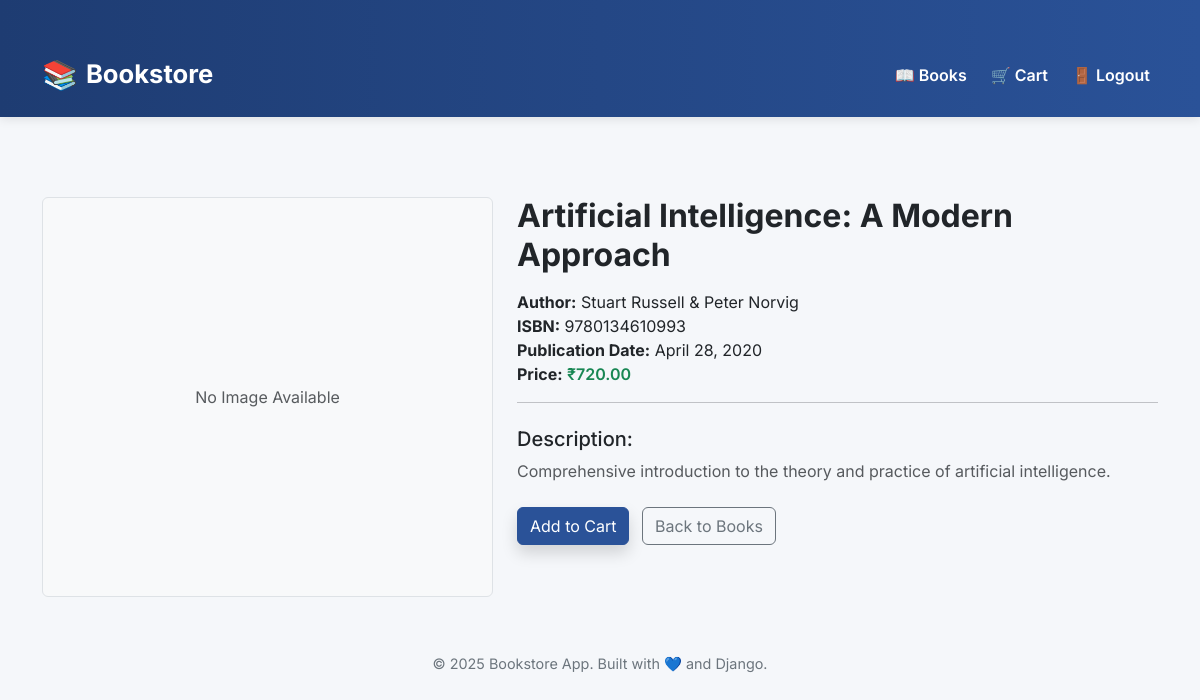
Screenshot of /books/26/ (signed in) with the database file from the repository.
### books/models.py (models this page shows, shortened)
class Book(models.Model):
    title = models.CharField(max_length=200)
    author = models.CharField(max_length=200)
    description = models.TextField()
    price = models.DecimalField(max_digits=10, decimal_places=2)
    cover_image = models.ImageField(upload_to='book_covers/', blank=True, null=True)
    publication_date = models.DateField()
    isbn = models.CharField(max_length=13, unique=True)

### books/views.py (the view)
# urls.py: path('books/<int:book_id>/', book_views.book_detail, name='book_detail'),
@login_required
def book_detail(request, book_id):
    book = get_object_or_404(Book, id=book_id)
    return render(request, 'books/book_detail.html', {'book': book})

### templates/books/book_detail.html (shortened to what this page needs)
{% extends 'base.html' %}
{% block content %}
<div class="row mt-5">
    <div class="col-md-5">
        {% if book.cover_image %}
            <img src="{{ book.cover_image.url }}" alt="{{ book.title }}" class="img-fluid rounded shadow-sm border">
        {% else %}
            <div class="d-flex align-items-center justify-content-center bg-light border rounded" style="height: 400px;">
                <span class="text-muted">No Image Available</span>
            </div>
        {% endif %}
    </div>
    <div class="col-md-7">
        <h2 class="mb-3 fw-bold">{{ book.title }}</h2>
        <ul class="list-unstyled">
            <li><strong>Author:</strong> {{ book.author }}</li>
            <li><strong>ISBN:</strong> {{ book.isbn }}</li>
            <li><strong>Publication Date:</strong> {{ book.publication_date }}</li>
            <li><strong>Price:</strong> <span class="text-success fw-semibold">₹{{ book.price }}</span></li>
        </ul>
        <hr>
        <h5 class="mt-4">Description:</h5>
        <p class="text-muted">{{ book.description }}</p>
        <div class="mt-4">
            <a href="{% url 'add_to_cart' book.id %}" class="btn btn-primary me-2 shadow">Add to Cart</a>
            <a href="{% url 'book_list' %}" class="btn btn-outline-secondary">Back to Books</a>
        </div>
    </div>
</div>
{% endblock %}

### templates/base.html (style rules this page uses)
body { font-family: 'Inter', sans-serif; background: #f5f7fa; margin: 0; padding: 0; }
.btn-primary { background-color: #2a5298; border-color: #2a5298; }

### rows the page displays
Book: title "Artificial Intelligence: A Modern Approach", author "Stuart Russell & Peter Norvig", isbn "9780134610993", publication_date "April 28, 2020", price "720.00", description "Comprehensive introduction to the theory and practice of artificial intelligence."

### other values shown
{{ year|default:2025 }} "2025"
